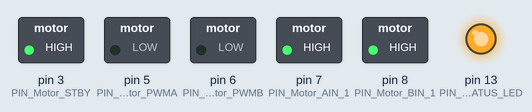
Recording of a sketch running on a simulated Arduino Uno, built with avr-gcc and run on an emulated ATmega328P. Parts: switched loads named in the sketch (green lamp = pin HIGH), output pins drawn as LEDs (lit = HIGH).

Above: at 0.01 s.
At 0.6 s:
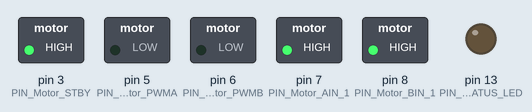
Timing chart, 0 to 2.1 s (numbered marks = the images above):
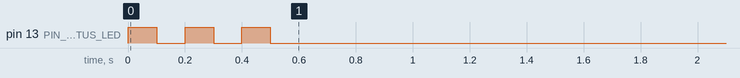

The sketch:

Arduinofiles.ino
```cpp
// TB6612 Motor driver pins
#define PIN_Motor_STBY 3
#define PIN_Motor_PWMA 5  // Controls motor A speed via PWM
#define PIN_Motor_PWMB 6  // Controls motor B speed via PWM
#define PIN_Motor_AIN_1 7 // Controls motor A direction
#define PIN_Motor_BIN_1 8 // Controls motor B direction
#define PIN_STATUS_LED 13 // Status LED

// Motor direction definitions
#define DIRECTION_FORWARD true
#define DIRECTION_BACKWARD false

// Configuration
#define SERIAL_BAUD_RATE 57600
#define COMMAND_TIMEOUT 1000  // Stop motors if no commands received (ms)
#define ACCEL_RATE 5          // Rate of speed change per cycle

// Variables
int16_t leftMotor = 0;
int16_t rightMotor = 0;
int16_t currentLeftMotor = 0;
int16_t currentRightMotor = 0;
uint8_t frameNumber = 0;
unsigned long lastCommandTime = 0;

void setup() {
  // Initialize serial communication with correct baud rate
  Serial.begin(SERIAL_BAUD_RATE);

  // Configure motor control pins
  pinMode(PIN_Motor_STBY, OUTPUT);
  pinMode(PIN_Motor_PWMA, OUTPUT);
  pinMode(PIN_Motor_PWMB, OUTPUT);
  pinMode(PIN_Motor_AIN_1, OUTPUT);
  pinMode(PIN_Motor_BIN_1, OUTPUT);
  pinMode(PIN_STATUS_LED, OUTPUT);

  // Enable the motor driver
  digitalWrite(PIN_Motor_STBY, HIGH);

  // Initialize motors to stopped state
  motorControl(DIRECTION_FORWARD, 0, DIRECTION_FORWARD, 0);

  // Signal ready
  for (int i = 0; i < 3; i++) {
    digitalWrite(PIN_STATUS_LED, HIGH);
    delay(100);
    digitalWrite(PIN_STATUS_LED, LOW);
    delay(100);
  }
}

void loop() {
  // Check for incoming serial data
  readSerialCommands();

  // Implement smooth acceleration/deceleration
  updateMotorSpeeds();

  // Check watchdog timer
  checkWatchdog();

  // Brief delay
  delay(10);
}

void readSerialCommands() {
  if (Serial.available() >= 4) { // We expect 4 bytes (2 int16_t values)
    // Read left and right motor values
    byte buffer[4];
    Serial.readBytes(buffer, 4);

    // Convert bytes to int16_t values
    leftMotor = (buffer[1] << 8) | buffer[0];   // Little endian
    rightMotor = (buffer[3] << 8) | buffer[2];  // Little endian

    // Update command time
    lastCommandTime = millis();
    digitalWrite(PIN_STATUS_LED, HIGH);

    // Send data back to computer (for debugging/feedback)
    sendMotorValues();
  }
}

void updateMotorSpeeds() {
  // Gradually change current speed to match target
  if (currentLeftMotor < leftMotor) {
    currentLeftMotor = min(leftMotor, currentLeftMotor + ACCEL_RATE);
  } else if (currentLeftMotor > leftMotor) {
    currentLeftMotor = max(leftMotor, currentLeftMotor - ACCEL_RATE);
  }

  if (currentRightMotor < rightMotor) {
    currentRightMotor = min(rightMotor, currentRightMotor + ACCEL_RATE);
  } else if (currentRightMotor > rightMotor) {
    currentRightMotor = max(rightMotor, currentRightMotor - ACCEL_RATE);
  }

  // Apply motor controls with current values
  applyMotorValues(currentLeftMotor, currentRightMotor);
}

void checkWatchdog() {
  // If no valid commands received recently, stop motors
  if (millis() - lastCommandTime > COMMAND_TIMEOUT) {
    if (leftMotor != 0 || rightMotor != 0) {
      leftMotor = 0;
      rightMotor = 0;
      digitalWrite(PIN_STATUS_LED, LOW);
    }
  }
}

// Apply motor values received from computer
void applyMotorValues(int16_t left, int16_t right) {
  // Determine direction for each motor
  boolean leftDirection = DIRECTION_FORWARD;
  boolean rightDirection = DIRECTION_FORWARD;

  // Convert received values to appropriate ranges (0-255)
  uint8_t leftSpeed = min(255, abs(left));
  uint8_t rightSpeed = min(255, abs(right));

  // If speed is negative, change direction
  if (left < 0) {
    leftDirection = DIRECTION_BACKWARD;
  }

  if (right < 0) {
    rightDirection = DIRECTION_BACKWARD;
  }

  // Apply motor control
  motorControl(leftDirection, leftSpeed, rightDirection, rightSpeed);
}

// Control motors directly using TB6612 driver
void motorControl(boolean direction_A, uint8_t speed_A, boolean direction_B, uint8_t speed_B) {
  // Set motor A direction and speed
  digitalWrite(PIN_Motor_AIN_1, direction_A);
  analogWrite(PIN_Motor_PWMA, speed_A);

  // Set motor B direction and speed
  digitalWrite(PIN_Motor_BIN_1, direction_B);
  analogWrite(PIN_Motor_PWMB, speed_B);
}

// Send motor values back to computer
void sendMotorValues() {
  int16_t values[2] = {currentLeftMotor, currentRightMotor};
  Serial.write((uint8_t*)values, 4);  // Send 4 bytes (2 int16_t values)
  frameNumber++;
}
```
